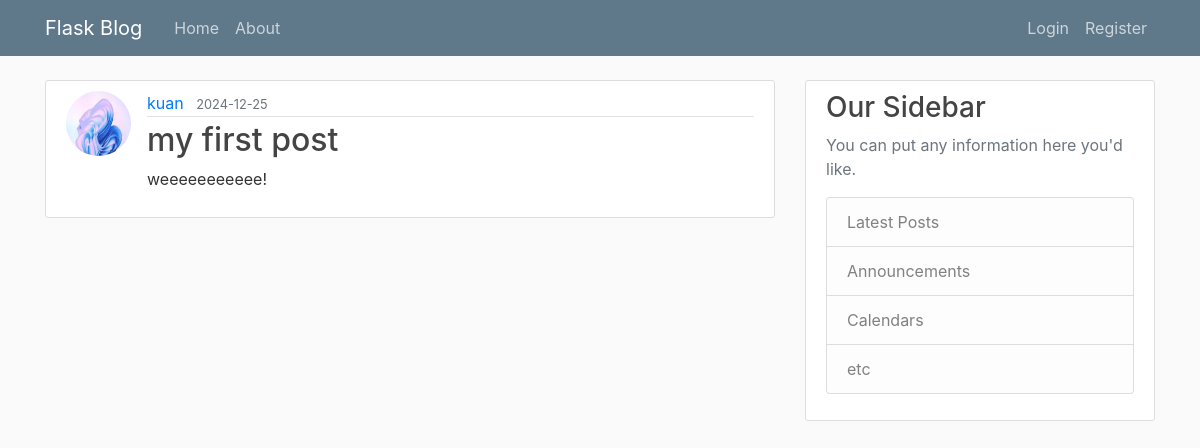
/post/1, run on the app's committed database.
### flaskblog/models.py (models this page shows, shortened)
class User(db.Model, UserMixin):
    id = db.Column(db.Integer, primary_key=True)  # 唯一標識符
    username = db.Column(db.String(20), unique=True, nullable=False)  # 用戶名稱，必須唯一且不可為空
    email = db.Column(db.String(120), unique=True, nullable=False)  # 電子郵件，必須唯一且不可為空
    image_file = db.Column(db.String(20), nullable=False, default='default.jpg')  # 頭像圖片，預設為 default.jpg
    password = db.Column(db.String(60), nullable=False)  # 使用哈希加密後的密碼
    posts = db.relationship('Post', backref='author', lazy=True)  # 與文章模型的關聯，一對多關係

class Post(db.Model):
    id = db.Column(db.Integer, primary_key=True)  # 唯一標識符
    title = db.Column(db.String(100), nullable=False)  # 文章標題，不可為空
    date_posted = db.Column(db.DateTime, nullable=False, default=datetime.utcnow)  # 發布日期，預設為當前 UTC 時間
    content = db.Column(db.Text, nullable=False)  # 文章內容，不可為空
    user_id = db.Column(db.Integer, db.ForeignKey('user.id'), nullable=False)  # 外鍵，參照 user 表的 id 欄位

### flaskblog/posts/routes.py (the view)
@posts.route("/post/<int:post_id>")
def post(post_id):
    post = Post.query.get_or_404(post_id)
    form = PostForm()
    return render_template('post.html', title=post.title, post=post, form=form)

### flaskblog/templates/post.html (shortened to what this page needs)
{% extends "layout.html" %}
{% block content %}
  <article class="media content-section">
    <img class="rounded-circle article-img" src="{{ url_for('static', filename='profile_pics/' + post.author.image_file) }}">
    <div class="media-body">
      <div class="article-metadata">
        <a class="mr-2" href="{{ url_for('users.user_posts', username=post.author.username) }}">{{ post.author.username }}</a>
        <small class="text-muted">{{ post.date_posted.strftime('%Y-%m-%d') }}</small>
      </div>
      <h2 class="article-title">{{ post.title }}</h2>
      <p class="article-content">{{ post.content }}</p>
    </div>
  </article>
{% endblock content %}

### flaskblog/static/main.css (style rules this page uses)
body { background: #fafafa; color: #333333; margin-top: 5rem; }
h1, h2, h3, h4, h5, h6 { color: #444444; }
.content-section { background: #ffffff; padding: 10px 20px; border: 1px solid #dddddd; border-radius: 3px; margin-bottom: 20px; }
.article-title { color: #444444; }
.article-content { white-space: pre-line; }
.article-img { height: 65px; width: 65px; margin-right: 16px; }
.article-metadata { padding-bottom: 1px; margin-bottom: 4px; border-bottom: 1px solid #e3e3e3 }

### data on the page
User: image_file (picture), author.username "kuan"
Post: date_posted "2024-12-25", title "my first post", content "weeeeeeeeeee!"
